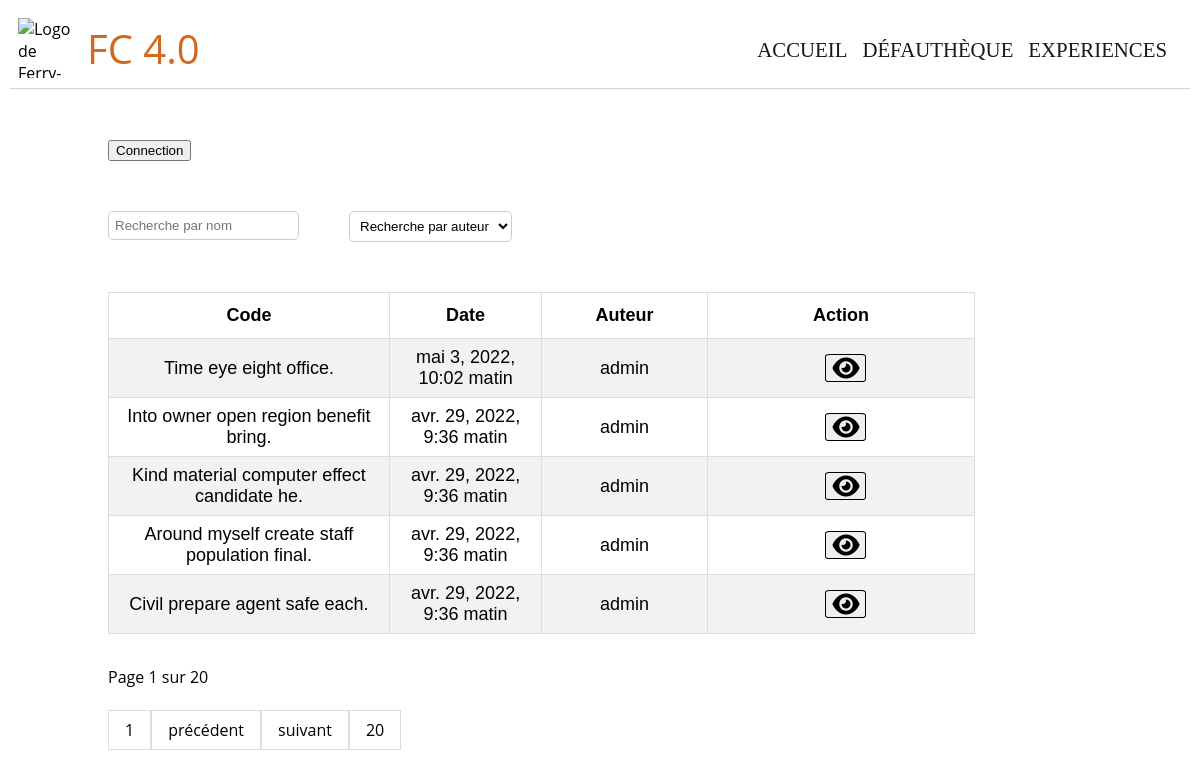
Page /Webfautheque/experiences on the committed database.
### Webfautheque/models.py (models this page shows, shortened)
class Experience(models.Model):
    experience_nom_article = models.CharField(
        'Code expérience', max_length=200)
    defaut = models.ForeignKey(Defaut,
                               on_delete=models.CASCADE)
    experience_auteur = models.CharField(
        'Auteur', max_length=200, blank=True,  null=True)
    experience_pub_date = models.DateTimeField('date', default=timezone.now)
    experience_rapport_anomalie = models.FileField(
        'Rapport anomalie', upload_to='static/Webfautheque/rapport_anomalie', default="None", blank=True)
    experience_ift = models.ImageField(
        'Ift', upload_to='static/Webfautheque/ift', default="None")
    experience_photos_1 = models.ImageField(
        'Photo 1', upload_to='static/Webfautheque/photos', default="None")
    experience_photos_2 = models.ImageField(
        'Photo 2', upload_to='static/Webfautheque/photos', default="None")
    experience_descriptif = models.TextField(
        'descriptif', max_length=5000, default=" ")
    experience_remedes = models.TextField(
        'remedes', max_length=2000, default="")

### Webfautheque/views.py (the view)
def experience_list(request):
    experiences = Experience.objects.all().order_by('-experience_pub_date')
    paginator = Paginator(experiences, 5)
    page = request.GET.get('page')
    page_obj = paginator.get_page(page)
    tags = Experience.objects.all().values('experience_auteur').distinct()
    groupes = request.user.groups.all()
    context = {'experiences': experiences, 'page_obj': page_obj, 'tags' : tags, 'paginator' : paginator, 'groupes' : groupes}
    return render(request, 'Webfautheque/experience_list.html', context)

### Webfautheque/models.py (called while the page is built)
    def __str__(self):
        return self.defaut_idperso

### templates/Webfautheque/experience_list.html (shortened to what this page needs)
<!DOCTYPE html>
<html lang="fr">
  {% extends "Webfautheque/base.html" %}
  {% load static %}
  {% block content %}
  <link rel="stylesheet" type="text/css" href="{% static 'css/list_experiences.css' %}"/>
  <div class="content_list">
    <div class="ajout_experience">
      {% if user.is_authenticated %}
            {% if user.is_superuser%}
            <br>
            <form action="/Webfautheque/Experiences/Ajout" >
                <button type="submit" class="Ajout_experience">Ajouter une expérience</button>
                <input type="hidden" name="page" value="ajout_list">
            </form>
            {% else %}
              {% for groupe in groupes %}
                {% if  groupe.name == "Création" %}
                  <br>
                  <form action="/Webfautheque/Experiences/Ajout" >
                      <button type="submit" class="Ajout_experience">Ajouter une expérience</button>
                      <input type="hidden" name="page" value="ajout_list">
                  </form>
                {% endif %}
              {% endfor %}
            {% endif %}
      {% else %}
      <a class="connection" href='../login'>
        <button type="submit">Connection </button></a>
      {% endif %}
    </div>
    <div class="filter">
      <div class="search-form">
        <input type="text" class="form-search" id="searchField" placeholder="Recherche par nom">
      </div>
      <div class="search_by_name">
        <select id="searchByName">
          <option value="">Recherche par auteur</option>
        </select>
      </div>
    </div>
    <div class="list" style="display:flex">
      <div class="list_experiences">
        <table id="tab_experience">
        <thead>
          <tr>
            <th>Code</th>
            <th>Date</th>
            <th>Auteur</th>
            <th>Action</th>
          </tr>
        </thead>
        <tbody>
          {% for experience in page_obj%}
          <tr>
            <td>{{experience.experience_nom_article}}</td>
            <td>{{experience.experience_pub_date}}</td>
            <td>{{experience.experience_auteur}}</td>
            <td class="bouton_action">
              <div class="add_experience">
                <div class="option_button">
                  {% if user.is_authenticated %}
                  <input type="hidden" id="superuser" value= {{user.is_superuser}}>
                    {% if user.is_superuser %}
                      <a href="/Webfautheque/{{ experience.defaut }}/Experiences/Consultation:{{ experience.id }}"> <button type="submit" aria-label="voir" class="fa-solid fa-eye" name="choice_experience"></button></a>
                        <form action="/Webfautheque/{{ experience.defaut }}/Experiences/Consultation:{{ experience.id }}/Update/">
                          {% csrf_token %}
                          <button type="submit" aria-label="modifier" class="fa-solid fa-pen-to-square" name="choice_experience"></button>
                        </form>
                        <form action="/Webfautheque/{{ experience.defaut }}/Experiences/Consultation:{{ experience.id }}/Delete/" method="POST">
                          {% csrf_token %}
                          <button type="submit" aria-label="supprimer" class="fa-solid fa-trash-can" name="choice_experience" onClick="return confirm('Voulez Vous supprimer l\'experience {{experience.experience_nom_article}}')"></button>
                          <input type="hidden" name="next" value="{{ request.path }}" class="hidden_button">
                        </form>
                    {% else %}
                      {% for groupe in groupes %}
                          {% if  groupe.name == "Visualiser" %}
                          <input type="hidden" id="role_visualisation" value= {{groupe.name}}>
                            <a href="/Webfautheque/{{ experience.defaut }}/Experiences/Consultation:{{ experience.id }}"> <button type="submit" aria-label="voir" class="fa-solid fa-eye" name="choice_experience"></button></a>
                          {% endif %}
                        {% endfor %}
                        {% for groupe in groupes %}
                          {% if groupe.name == "Modification" %}
                          <input type="hidden" id="role_modification" value= {{groupe.name}}>
                            <form action="/Webfautheque/{{ experience.defaut }}/Experiences/Consultation:{{ experience.id }}/Update">
                              <button type="submit" aria-label="modifier" class="fa-solid fa-pen-to-square" name="choice_experience"></button>
                            </form>
                          {% endif %}
                        {% endfor %}
                        {% for groupe in groupes %}
                          {% if groupe.name == "Suppression" %}
                          <input type="hidden" id="role_suppresion" value= {{groupe.name}}>
                            <form action="/Webfautheque/{{ experience.defaut }}/Experiences/Consultation:{{ experience.id }}/Delete/" method="POST">
                              {% csrf_token %}
                              <button type="submit" aria-label="supprimer" class="fa-solid fa-trash-can" name="choice_experience" onClick="return confirm('Voulez Vous supprimer l\'experience {{experience.experience_nom_article}}')"></button>
                              <input type="hidden" name="next" value="{{ request.path }}" class="hidden_button">
                            </form>
                          {% endif %}
                        {% endfor %}
                      {% endif %}
                </div>
                {% else %}
                  <div class="option_button">
                    <a href="/Webfautheque/{{ experience.defaut }}/Experiences/Consultation:{{ experience.id }}"> <button type="submit" aria-label="voir" class="fa-solid fa-eye" name="choice_experience"></button></a>
                </div>
                {% endif %}
              </div>
            </td>
          </tr>
          {% endfor %}
        </tbody>
      </table>
  </div>
  </div>
        <div class="pagination">
          <span class="current">
        Page {{ page_obj.number }} sur {{ page_obj.paginator.num_pages }}
        <br>
      </span>
      <br>
      <span class="step-links">
        <a href="?page=1"> 1</a>
        {% if page_obj.has_previous %}
        <a href="?page={{ page_obj.previous_page_number }}">précédent</a>
        {% else %}
        <a href="javascript:void(0)"   >précédent</a>
        {% endif %}
        {% if page_obj.has_next %}
        <a href="?page={{ page_obj.next_page_number }}">suivant</a>
        {% else %}
        <a href="javascript:void(0)">suivant</a>
        {% endif %}
        <a href="?page={{ page_obj.paginator.num_pages }}"> {{page_obj.paginator.num_pages}} </a>
      </span>
    </div>
    <div class="paginationSearch">
    </div>
  </div>
  {% endblock %}

### static/css/header.css (style rules this page uses)
body { font-family: "Open Sans", sans-serif; }
.pagination { padding: 24px; }
a { text-decoration: none; }

### static/css/list_experiences.css (style rules this page uses)
.content_list { margin-left: 50px; }
.ajout_experience { margin-left:50px; margin-top:50px; }
.list_experiences { display: flex; margin-top: 50px; margin-left:50px; height: 300px; }
.list { height:300px; }
.list .list_experiences { display: flex; margin-top: 50px; margin-left:50px; width: 100%; }
[name=choice_experience]:nth-child(1) { margin-right: 0px; margin-left: 10px; }
[name=choice_experience] { display: flex; border-width: 1px; border-style: solid; border-radius: 10%; font-size:24px; color:black ; }
.option_button { display: flex; justify-content: center; }
.filter { display: flex; }
.search_by_name { margin-top: 50px; margin-left: 50px; }
.search-form { margin-top: 50px; margin-left: 50px; }
.pagination a , .paginationSearch a { color: black; float: left; padding: 8px 16px; text-decoration: none; border: 1px solid rgb(221, 221, 221); }
input, select { width:auto; border-radius: 5px; background: #fff; border: 1px solid #ccc; outline:none; padding: 6px; }
#tab_experience { font-family: Arial, Helvetica, sans-serif; border-collapse: collapse; width: 100%; height: 30px; margin-right: 20%; font-size: 18px; }
#tab_experience td, #tab_experience th { border: 1px solid #ddd; padding: 8px; text-align: justify; text-align: center; }
#tab_experience tr:nth-child(odd) { background-color: #f2f2f2; }
#tab_experience th { padding-top: 12px; padding-bottom: 12px; text-align: left; background-color: white; color: black; text-align: center; }
td:nth-child(1), th:nth-child(1) { width: 10%; }
td:nth-child(2), th:nth-child(2) { width: 5%; }
td:nth-child(3), th:nth-child(3) { width: 5%; }
td:nth-child(4), th:nth-child(4) { width: 10%; }
.bouton_action { width: 1%; }
.paginationSearch { display: inline-block; padding: 24px; margin-left: 26px; margin-top: 50px; }
.pagination { display: inline-block; margin-left: 26px; margin-top: 100px; }

### rows in the picture
Experience: experience_nom_article "Time eye eight office.", experience_pub_date "mai 3, 2022, 10:02 matin", experience_auteur "admin"
Experience: experience_nom_article "Into owner open region benefit bring.", experience_pub_date "avr. 29, 2022, 9:36 matin", experience_auteur "admin"
Experience: experience_nom_article "Kind material computer effect candidate he.", experience_pub_date "avr. 29, 2022, 9:36 matin", experience_auteur "admin"
Experience: experience_nom_article "Around myself create staff population final.", experience_pub_date "avr. 29, 2022, 9:36 matin", experience_auteur "admin"
Experience: experience_nom_article "Civil prepare agent safe each.", experience_pub_date "avr. 29, 2022, 9:36 matin", experience_auteur "admin"

### other values in the picture
{{ page_obj.number }} "1"
{{ page_obj.paginator.num_pages }} "20"
